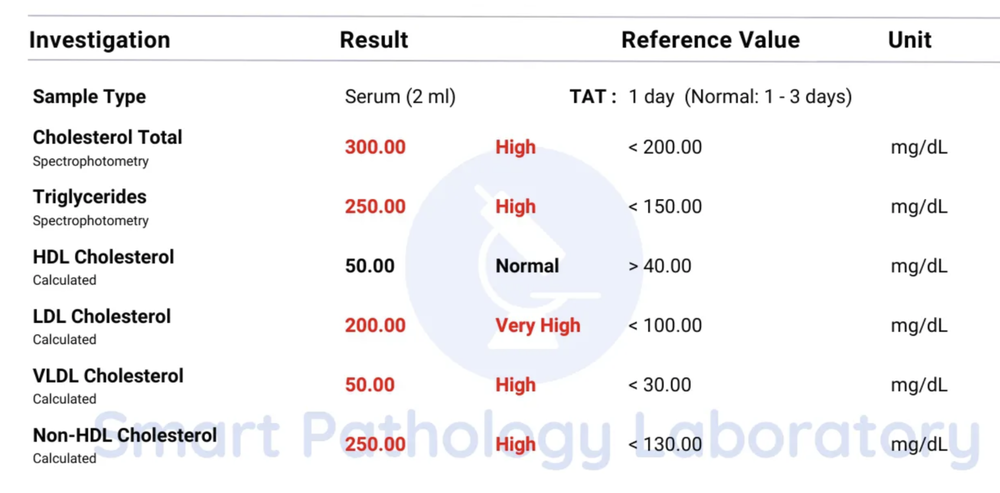
#> input picture lipid_profile/lipid1.png, 1000 x 493 px, shrunk from 1930 x 952 before the run
$ python -i binarization_function.py   (imports and definitions only)
#> lines starting #> are read from the running program, lines starting #| are printed output that depends on the picture; after the words box and inside, x2 and y2 are one past the last pixel; in counts of white or black regions, pixels touching at a corner belong together
#> further down, picture is the input picture: shape (493, 1000, 3); mean B, G, R 244.2, 243, 243.6
import cv2

def binarization(img):
    if img is None:
        raise ValueError("Error: Could not load image.")
    else:
        # Convert the image to grayscale
        gray_img = cv2.cvtColor(img, cv2.COLOR_BGR2GRAY)

        # Apply Otsu's thresholding
        _, binary_img_otsu = cv2.threshold(gray_img, 0, 255,
                                            cv2.THRESH_BINARY + cv2.THRESH_OTSU)
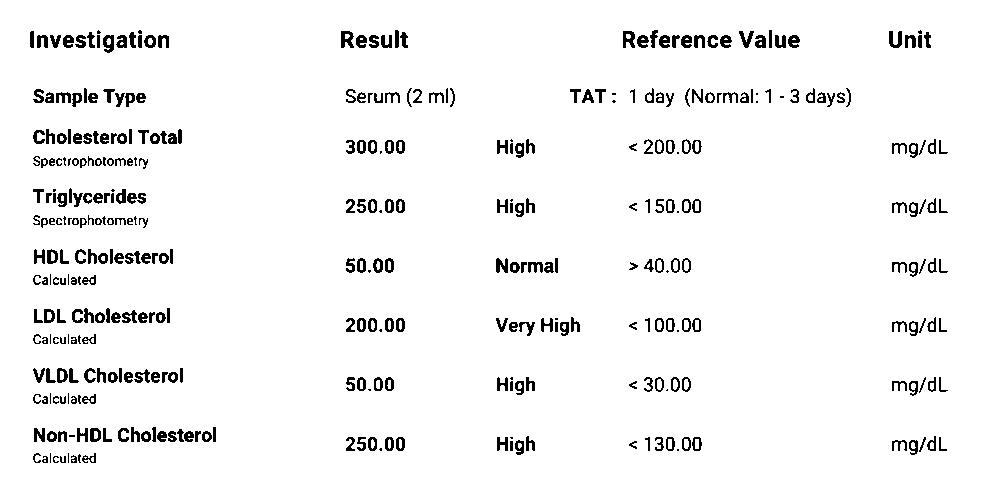
#> binary_img_otsu: shape (493, 1000); 95.5% white; 381 black regions (46 under 20 px), largest, box (x1, y1, x2, y2) and area: (341, 31, 354, 48) 152, (623, 31, 635, 48) 141, (889, 31, 902, 48) 138

        # Apply adaptive thresholding
        binary_img_adaptive = cv2.adaptiveThreshold(gray_img, 255,
                                                    cv2.ADAPTIVE_THRESH_GAUSSIAN_C,
                                                    cv2.THRESH_BINARY, 11, 2)
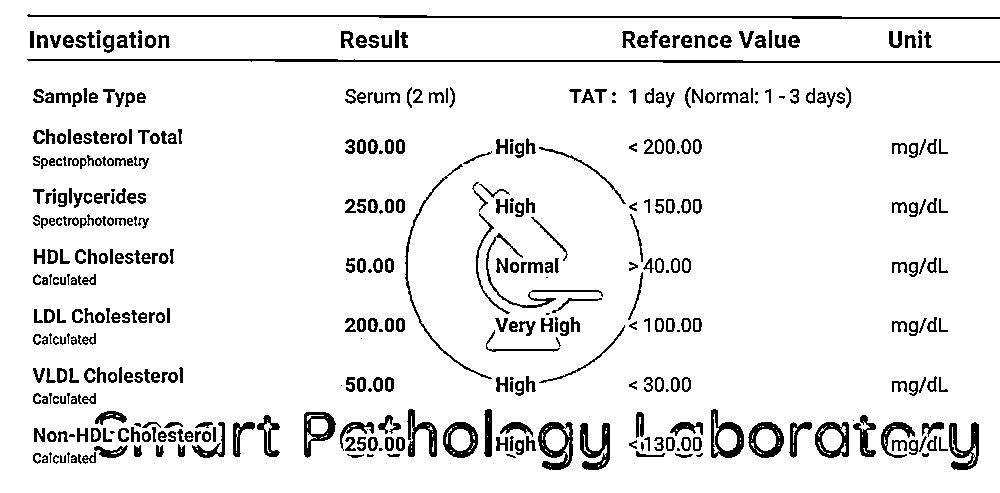
#> binary_img_adaptive: shape (493, 1000); 91.8% white; 443 black regions (47 under 20 px), largest, box (x1, y1, x2, y2) and area: (27, 59, 1000, 63) 2090, (27, 14, 1000, 19) 2045, (538, 422, 573, 470) 839

        return binary_img_otsu, binary_img_adaptive

>>> import cv2
>>> picture = cv2.imread('lipid_profile/lipid1.png')
>>> result = binarization(picture)

$ run again, on lipid_profile/lipid2.png
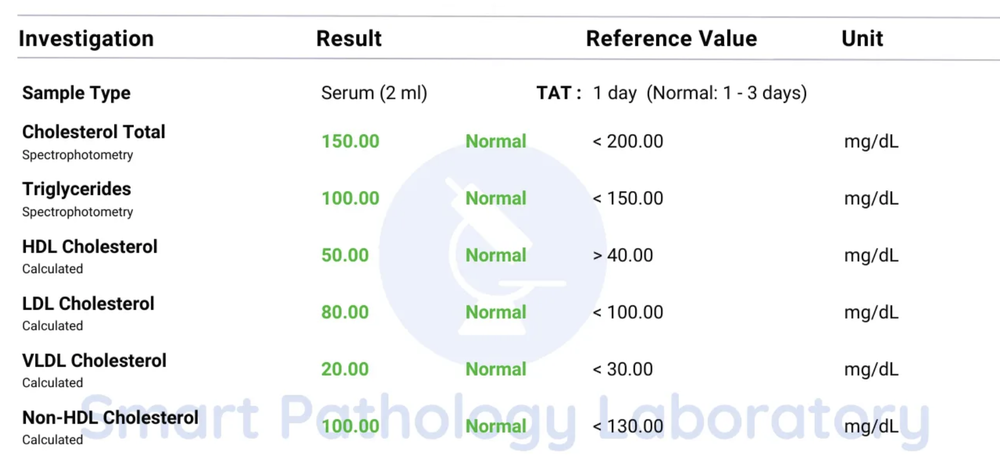
#> input picture lipid_profile/lipid2.png, 1000 x 471 px, shrunk from 1804 x 850 before the run
#> picture is the input picture: shape (471, 1000, 3); mean B, G, R 244.8, 244.6, 243.2
#> in binarization, `_, binary_img_otsu = cv2.threshold(gray_img, 0, 255, cv2.THRESH_BINARY..`:
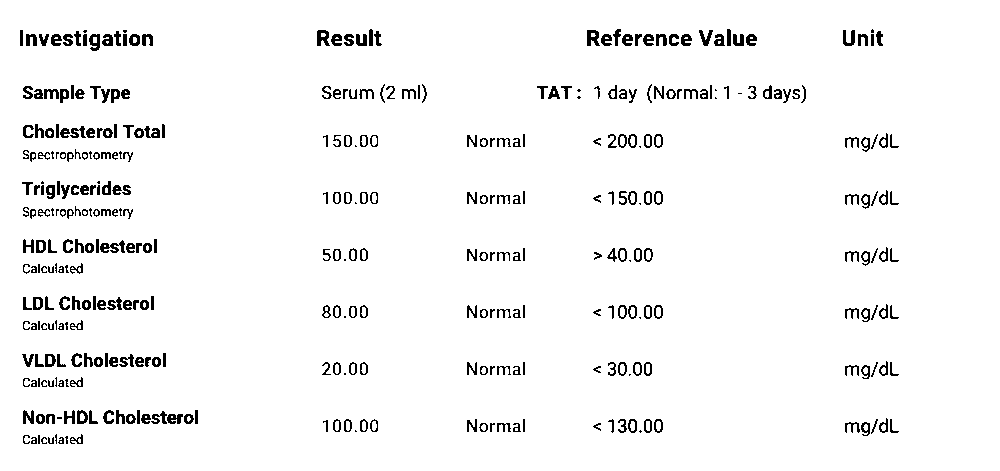
#> binary_img_otsu: shape (471, 1000); 96% white; black in thin lines or dots, all inside (x1, y1, x2, y2) = (20, 29, 899, 444)
#> in binarization, `binary_img_adaptive = cv2.adaptiveThreshold(gray_img, 255, cv2.ADAPTIV..`:
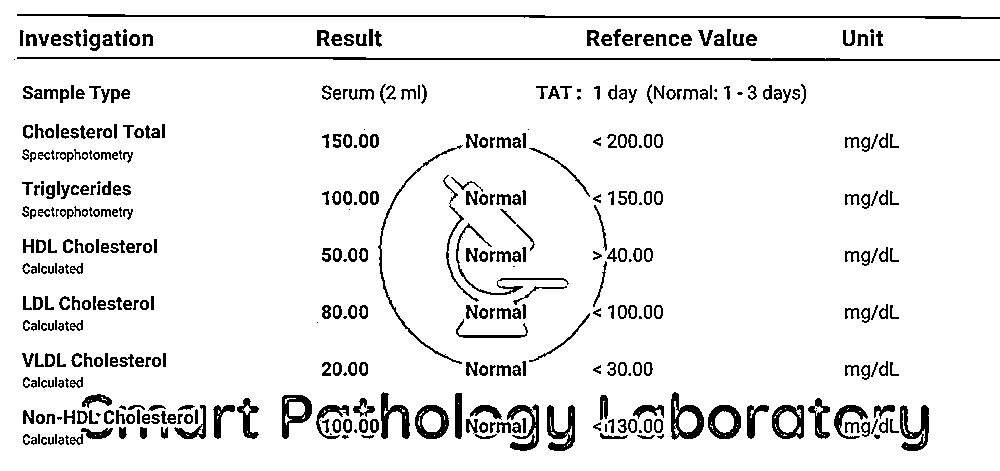
#> binary_img_adaptive: shape (471, 1000); 92% white; 444 black regions (44 under 20 px), largest, box (x1, y1, x2, y2) and area: (17, 57, 1000, 61) 2086, (17, 14, 1000, 19) 2056, (671, 392, 704, 440) 702

$ run again, on lipid_profile/lipid3.png
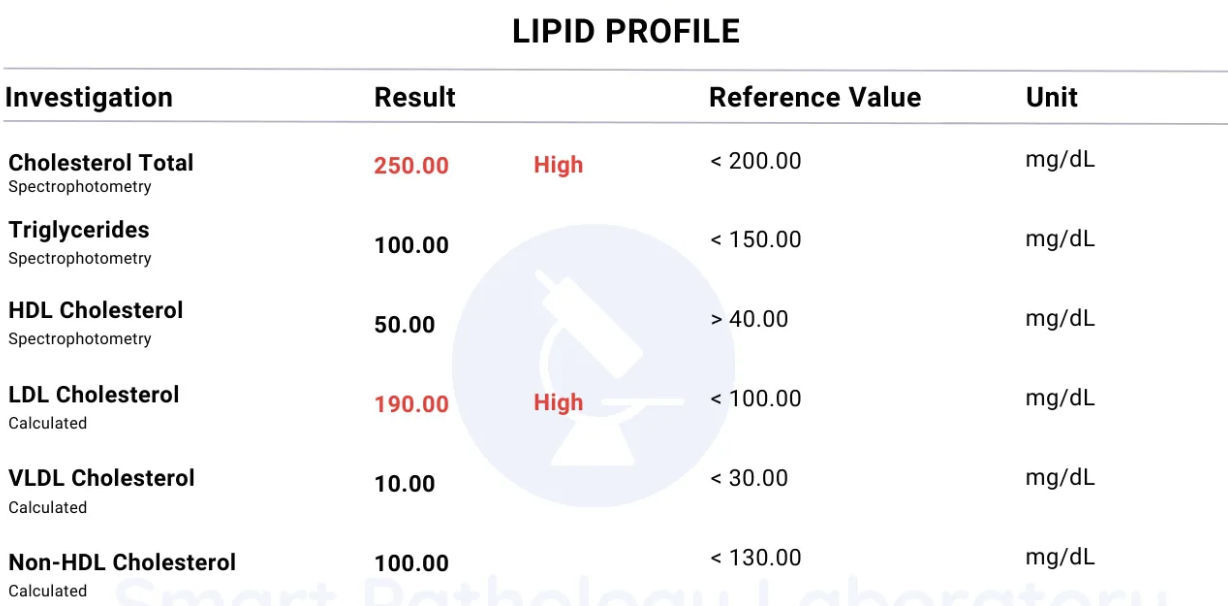
#> input picture lipid_profile/lipid3.png, 1228 x 606 px
#> picture is the input picture: shape (606, 1228, 3); mean B, G, R 246, 245.3, 245.4
#> in binarization, `_, binary_img_otsu = cv2.threshold(gray_img, 0, 255, cv2.THRESH_BINARY..`:
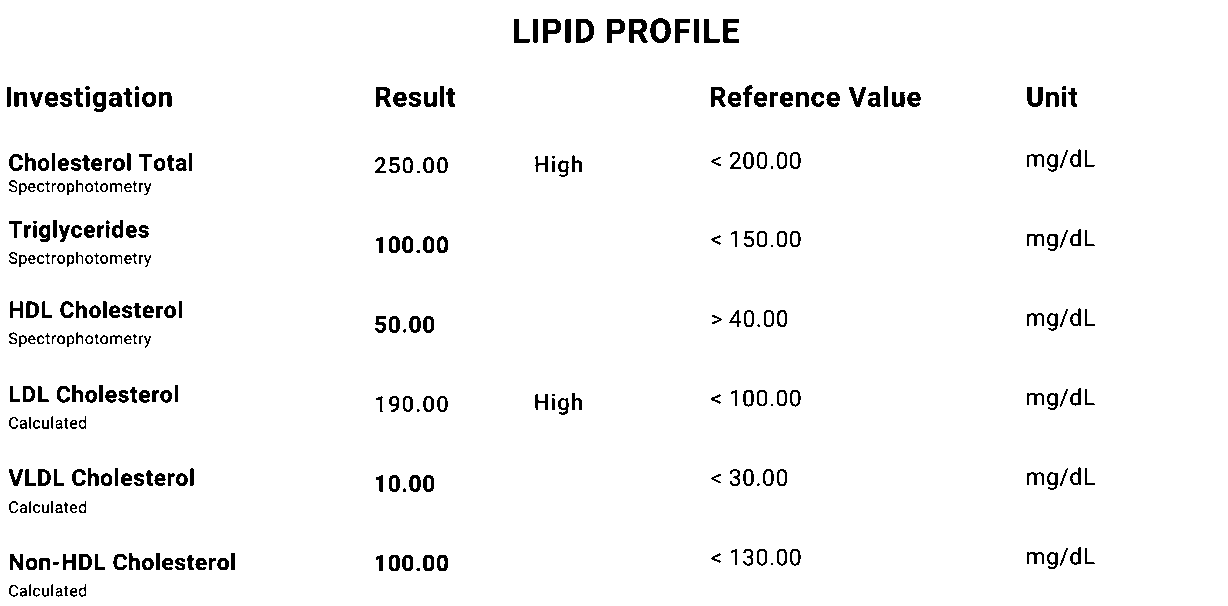
#> binary_img_otsu: shape (606, 1228); 96.5% white; 339 black regions (27 under 20 px), largest, box (x1, y1, x2, y2) and area: (629, 19, 648, 43) 292, (650, 18, 671, 43) 286, (576, 19, 594, 43) 276
#> in binarization, `binary_img_adaptive = cv2.adaptiveThreshold(gray_img, 255, cv2.ADAPTIV..`:
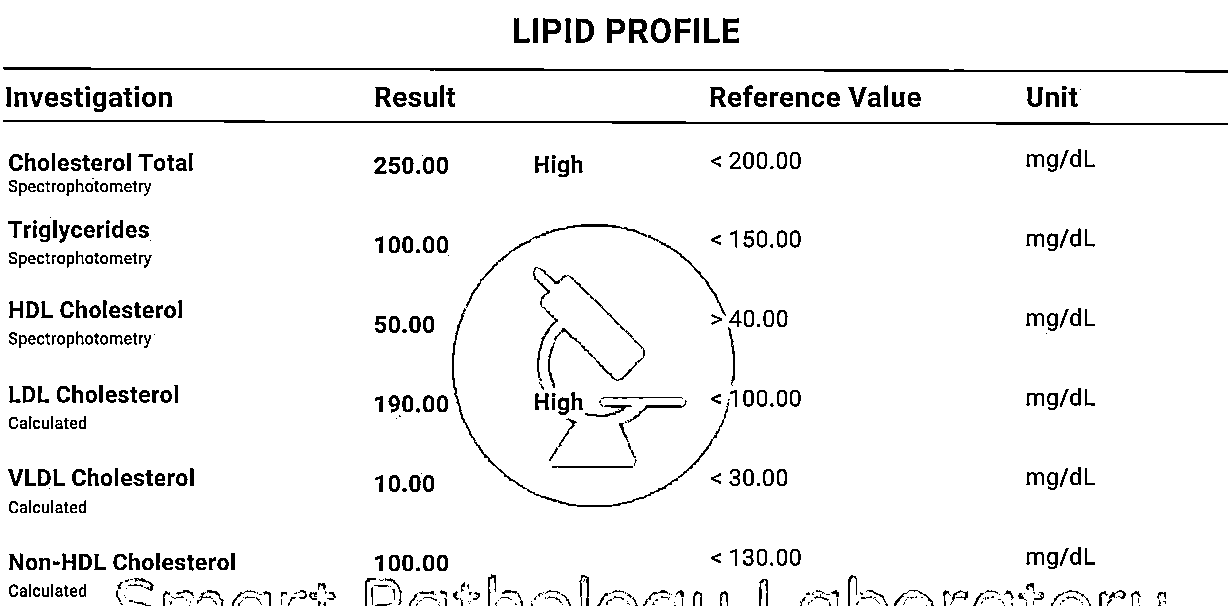
#> binary_img_adaptive: shape (606, 1228); 94.7% white; 549 black regions (159 under 20 px), largest, box (x1, y1, x2, y2) and area: (3, 67, 1228, 73) 2828, (3, 120, 1228, 125) 2659, (452, 308, 729, 507) 943
